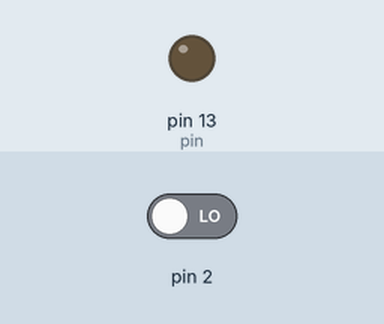
This sketch was run on a simulated Arduino Uno, built with avr-gcc and run on an emulated ATmega328P. On the bench: output pins drawn as LEDs (lit = HIGH). The inputs (shaded band) are chosen by the test bench; at power-on: pin 2 LOW. What the sketch prints to the serial monitor is not drawn.

Above: at 1.2 s.
1.3 s: pin 2 driven HIGH
At 2.5 s:
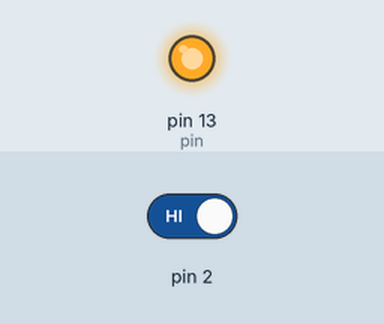
2.8 s: pin 2 driven LOW
At 3.9 s:
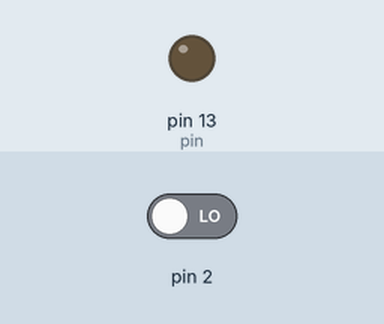
Timing chart, 0 to 5.8 s (numbered marks = the images above; inputs shaded):
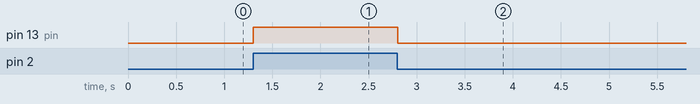

Measured:
- after the input at 1.3 s, pin 13 (pin): LOW → HIGH at once
- after the input at 2.8 s, pin 13 (pin): HIGH → LOW at once

The sketch:

07_08_LED_control_by_interrupt.ino
```cpp
int pin = 13;
volatile int state = LOW;

void setup()
{
  pinMode(pin, OUTPUT);		// 13번 핀을 출력으로 설정
  // 0번 인터럽트 입력 신호의 상태가 변할 때 인터럽트 발생
  // 인터럽트 처리 함수로 blink 함수 연결
  attachInterrupt(0, blink, CHANGE);
  Serial.begin(9600);
}

void loop()
{
  Serial.println(state);
  digitalWrite(pin, state);	// 인터럽트에 의해 바뀐 상태를 LED로 출력
}

void blink() {
  state = !state;			// 인터럽트 발생 시 상태 반전

}
```
